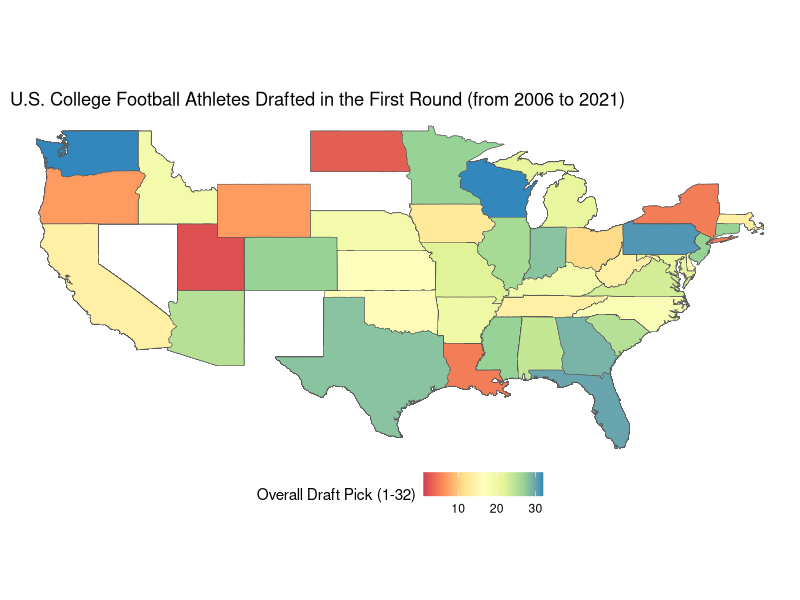

Write the R code that produced this figure.
#This is a file wrangling the dataset for the NFL dataset
#import packages
library(maps)
library(tidyverse)
library(sf)
library(ggplot2)

#import the NFL draft dataset
nfl <- read_csv("dataforNFL/nfl_draft_picks.csv")

#filter the players that were picked only in the 1st round 
#and only look at years 2017-2021
nflrounds <- nfl%>% 
  filter(Round == 1)%>%
  filter(Year > 2005)

#add states to the dataset 
nfl_with_states <- nflrounds %>%
mutate(
  state_cd = case_when(
    School == "Alabama" ~ "AL",
    School == "Alabama State" ~ "AL",
    School == "Arizona State" ~ "AZ",
    School == "Arizona" ~ "AZ",
    School == "Arkansas" ~"AR", 
    School == "Auburn" ~ "AL", 
    School == "Baylor" ~ "TX", 
    School == "Boise State" ~ "ID", 
    School == "Boston College" ~ "MA", 
    School == "Brigham Young" ~ "UT", 
    School == "Buffalo" ~ "NY",
    School == "California" ~ "CA",
    School == "Central Florida" ~ "FL", 
    School == "Central Michigan" ~ "MI",
    School == "Clemson" ~ "SC", 
    School == "Colorado" ~ "CO",
    School == "Connecticut" ~ "CT", 
    School == "Delaware" ~ "DE", 
    School == "Duke" ~ "NC", 
    School == "East Carolina" ~ "NC",
    School == "Florida" ~ "FL", 
    School == "Florida State" ~ "FL", 
    School == "Fresno State" ~ "CA", 
    School == "Georgia" ~ "GA", 
    School == "Houston" ~ "TX", 
    School == "Idaho" ~ "ID", 
    School == "Illinois" ~ "IL", 
    School == "Iowa" ~ "IA", 
    School == "Kansas" ~ "KS", 
    School == "Kansas State" ~ "KS", 
    School == "Kentucky" ~ "KY", 
    School == "Louisiana State" ~ "LA",
    School == "Louisiana Tech" ~ "LA",
    School == "Louisville" ~ "KY", 
    School == "Maryland" ~ "MD", 
    School == "Memphis" ~ "TN", 
    School == "Miami (FL)" ~ "FL", 
    School == "Michigan" ~ "MI", 
    School == "Michigan State" ~ "MI", 
    School == "Minnesota" ~ "MN", 
    School == "Mississippi" ~ "MS", 
    School == "Mississippi State" ~ "MS", 
    School == "Missouri" ~ "MO", 
    School == "Nebraska" ~ "NE", 
    School == "North Carolina" ~ "NC", 
    School == "North Carolina State" ~ "NC",
    School == "North Dakota State" ~ "ND",
    School == "Northern Illinois" ~ "IL",
    School == "Northwestern" ~ "IL", 
    School == "Notre Dame" ~ "IN", 
    School == "Ohio State" ~ "OH", 
    School == "Oklahoma" ~ "OK", 
    School == "Oklahoma State" ~ "OK",
    School == "Oregon" ~ "OR", 
    School == "Oregon State" ~ "OR", 
    School == "Penn State" ~ "PA", 
    School == "Pittsburgh" ~ "PA",
    School == "Purdue" ~ "IN", 
    School == "Rutgers" ~ "NJ", 
    School == "San Diego State" ~ "CA", 
    School == "South Carolina" ~ "SC", 
    School == "Stanford" ~ "CA", 
    School == "Syracuse" ~ "NY", 
    School == "Temple" ~ "PA", 
    School == "Tennessee" ~ "TN", 
    School == "Tennessee State" ~ "TN", 
    School == "Texas" ~ "TX", 
    School == "Texas A&M" ~ "TX", 
    School == "Texas Christian" ~ "TX", 
    School == "Texas Tech" ~ "TX",
    School == "Texas-San Antonio" ~ "TX", 
    School == "Troy" ~ "AL", 
    School == "Tulsa" ~ "OK", 
    School == "UCLA" ~ "CA", 
    School == "USC" ~ "CA", 
    School == "Utah" ~ "UT", 
    School == "Utah State" ~ "UT", 
    School == "Vanderbilt" ~ "TN", 
    School == "Virginia" ~ "VA", 
    School == "Virginia Tech" ~ "VA", 
    School == "Wake Forest" ~ "NC", 
    School == "Washington" ~ "WA", 
    School == "Washington State" ~ "WA", 
    School == "Western Michigan" ~ "MI", 
    School == "West Virginia" ~ "WV", 
    School == "Wisconsin" ~ "WI", 
    School == "Wyoming" ~ "WY") 
  )

#import the map
states_map <- maps::map("state", regions = ".", plot = FALSE, fill = TRUE) %>%
  st_as_sf()
state_info <- data.frame(state_full = tolower(state.name)
                         , state_cd = state.abb)

#add full name of states to NFL dataset and merge with mapping dataset
nfl_final <- nfl_with_states %>%
  left_join(state_info, by = "state_cd") %>%
  inner_join(states_map, by = c("state_full"="ID"))

#create plot on US country map
ggplot(nfl_final, aes(geometry=geom, fill = Overall)) +
  geom_sf() +
  theme_void() +
  labs(fill = "Overall Draft Pick (1-32)"
       , frame.colour = "black"
       , barwidth = 15
       , barheight = 1.5
       , title = "  U.S. College Football Athletes Drafted in the First Round (from 2006 to 2021)") +
         theme(legend.position="bottom") +
  scale_fill_distiller(palette = "Spectral", direction = 1) 

#looking at how a player's college/university affects their pick and which NFL 
#team they are drafted to#
